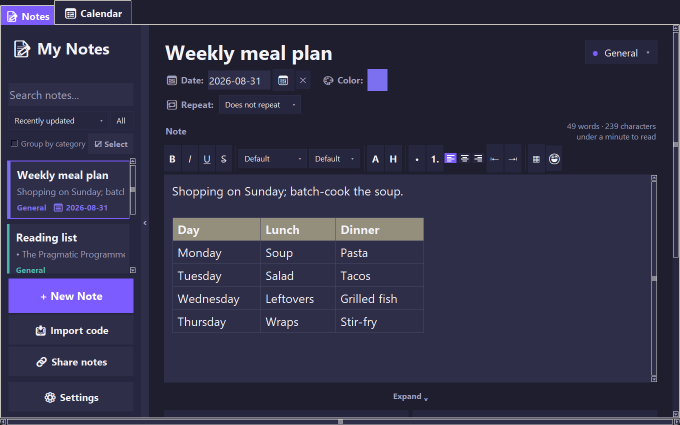
#> input picture docs/screenshots/main-window.png, 1360 x 850 px, found by its file name (shown at 1/2 size)
$ python -i build.py   (imports and definitions only)
#> lines starting #> are read from the running program, lines starting #| are printed output that depends on the picture
"""Build the Note Organizer site into public/.

    py site/build.py                 # the repository site/ sits in
    py site/build.py --repo D:/path/to/NoteOrganizer

What it does, in order:

1. Reads from the app's repository -- documentation, screenshots, the icon,
   and a few literal values from the source (themes, emoji, version) -- and
   never writes there. Values are read with ``ast.literal_eval`` on the
   source text, so none of the app's code runs.
2. Builds the site in public.building/: the pages in src/, the demo, the
   documentation pages converted from Markdown, and the screenshots,
   resized to WebP.
3. Checks what it built: every internal link and anchor resolves, no
   {{token}} is left unfilled, and nothing private (a home folder, a
   private account or folder name: FORBIDDEN, PRIVATE_WORDS) reached a page.
4. Only then puts it in public/'s place. Any failure stops the build with
   a non-zero exit and leaves the last good site in public/ untouched.

public/ is what Netlify publishes. Edit src/ and run this again; never
edit public/ by hand, because the next build replaces it.
"""

import argparse
import ast
import hashlib
import html
import json
import os
import re
import shutil
import sys
import urllib.parse

HERE = os.path.dirname(os.path.abspath(__file__))
SRC = os.path.join(HERE, "src")
PUBLIC = os.path.join(HERE, "public")
# Everything is built here first and checked; only a site that passed
# every check takes public/'s place. A build that fails -- a broken link,
# or Windows refusing because an Explorer window has public/ open --
# leaves the last good site in public/ untouched.
STAGE = os.path.join(HERE, "public.building")
OUT = STAGE
CONFIG = os.path.join(HERE, "site.json")

# The repository's documents that become pages of their own, and their
# names here. Links to any of them are rewritten to the page; links to
# anything else in the repository become plain text until the repository
# is public (then "repo_url" in site.json turns them into GitHub links).
PAGES = {
    "docs/IN_MY_WORDS.md": ("in-my-words.html", "In my words",
                            "How I see the work, in my own words."),
    "docs/AI_WORKFLOW.md": ("how-its-built.html", "How it's built",
                            "How Note Organizer is built with an AI agent, "
                            "and how the agent's work is checked."),
    "docs/TEST_PLAN_EXCERPT.md": ("testing.html", "How it's tested",
                                  "The standard test case template, filled out "
                                  "four times with simple, easy-to-picture cases."),
    # Linked from In my words, not from the menu or the home page's cards.
    "docs/BUG_REPORTS.md": ("bug-reports.html", "Bug reports",
                            "The twenty bugs my manual testing found, three "
                            "written out in a standard bug-report format."),
}
# docs/PRIVACY.md is not one of them: the privacy policy belongs to the apps
# and is published on Google Sites. This site presents the project to the
# people sent here, and nothing the apps' users see points at it
# (check_kept_apart).

# Text that must never reach a published page. A build that finds one
# stops; the page is not published with it.
FORBIDDEN = [r"[A-Za-z]:\\Users\\"]
# ...and private words -- an account, a home folder's name, a folder of
# notes -- kept as the SHA-256 of each, lowercased, by its length: listed
# as words, the guard published what it guarded. Any run of letters and
# digits in a page that holds one stops the build too.
PRIVATE_WORDS = {
    5: {"0d7d48a65e977aff4d6360550c5bd34225aa217a68b495a898708a3dd561e2a2"},
    6: {"ef034696c770ea75c312c7be5d421e4cb9872dfab54fd21ed388525d6e9d9389"},
    11: {"a8885707c07fe4e003bb49e0f1519239d48ca8454fd82e70d4d07ca1e997aa0e"},
    23: {"808a8aa57b09e9f4d849741fe212622e62e20c99f22cd7f3c1e534275cf2f769"},
}


# [13 lines left out: function private_text, not called in this run]

# Pages are linked by file, never by folder ("demo/index.html", not
# "demo/"): a server opens a folder's index.html by itself, but a page
# opened from the computer gets a file listing instead.
NAV = [("index.html", "Overview"), ("android.html", "Android"),
       ("how-its-built.html", "How it's built"),
       ("in-my-words.html", "In my words"), ("testing.html", "How it's tested")]

# The Android app's repository, beside this one unless site.json or
# --android-repo says otherwise. The site presents both apps from one
# build (the owner's call, 2026-10-24) and reads the phone's repository
# the way it reads this one: its screenshots, its README's description,
# its version -- read, never written.
ANDROID_DEFAULT = os.path.join("..", "androidVersion")
# The Android README's sections the Android page shows, by their headings.
ANDROID_SECTIONS = ["What it does", "What it is not"]
# The Android page's pictures, each with its -dark partner: four upright,
# one row of them, then three on its side, each a row of its own (the
# owner's choice, 2026-10-24; four and then two upright looked unplaced).
# The calendar and Settings are shown on its side instead, the calendar
# with a note open beside it, Settings with Categories open. The note is
# shown being written in, its format bar on the keyboard, in place of the
# same note at rest (2026-11-21, the review panel's ask; the row stays four).
ANDROID_GALLERY = ["01-note-list", "12-writing", "03-a-table", "04-search",
                   "08-wide", "09-wide-calendar", "10-wide-settings"]


def fail(message):
    print("BUILD FAILED: " + message)
    sys.exit(1)


def read(path):
    with open(path, encoding="utf-8") as f:
        return f.read()


# [125 lines left out: functions write, literal_assignments, main_class_name, app_facts, project_numbers, strip_inline and 1 more, not called in this run]


class Renderer:
    """Markdown to HTML for one document. `link` maps an href to a new
    href, or None when the target is not published here; `sizes` gives each
    built picture's width and height, by its name under img/."""

    # [56 lines left out: functions __init__, picture, inline, not called in this run]

    # -- blocks --------------------------------------------------------
    LIST_RE = re.compile(r"^(\s*)([-*+]|\d+\.)\s+(.*)$")
    TABLE_SEP_RE = re.compile(r"^\s*\|?\s*:?-{3,}:?\s*(\|\s*:?-{3,}:?\s*)*\|?\s*$")

    def heading(self, level, text):
        slug = github_slug(text, self.slugs)
        return '<h%d id="%s">%s</h%d>' % (level, slug, self.inline(text), level)

    # [170 lines left out: functions render, starts_block, may_interrupt, table, list_block, not called in this run]


# Markdown the documents write, and what GitHub draws of it, which the
# pages must draw too. Held at every build: two sentences wrapped before a
# year ("27 October / 2026. Ready", "14 November / 2026. I walk it") were
# drawn on the site as lists counted from 2026, while GitHub drew them
# whole (2026-11-21).
RENDER_CASES = [
    ("on 14 November\n2026. I walk it", "<p>on 14 November 2026. I walk it</p>"),
    ("- a bullet that wraps\n  2026. on", "<ul><li>a bullet that wraps 2026. on</li></ul>"),
    ("- a bullet that wraps\n2026. on", "<ul><li>a bullet that wraps 2026. on</li></ul>"),
    ("Steps:\n1. one\n2. two", "<p>Steps:</p>\n<ol><li>one</li><li>two</li></ol>"),
    ("Text\n- a bullet under it", "<p>Text</p>\n<ul><li>a bullet under it</li></ul>"),
    ("1. a\n   - x\n2. b", "<ol><li>a<ul><li>x</li></ul></li><li>b</li></ol>"),
    ("2026. A list counted from a year", '<ol start="2026"><li>A list counted from a year</li></ol>'),
    # After a blank line nothing runs on to be interrupted: a number starts a
    # list, of its own when the list before was of the other kind.
    ("- a bullet\n\n2026. a year", '<ul><li>a bullet</li></ul>\n<ol start="2026"><li>a year</li></ol>'),
    ("- a bullet\n\n  2. a nested list", '<ul><li>a bullet<ol start="2"><li>a nested list</li></ol></li></ul>'),
]


# [126 lines left out: functions check_renderer, resolve, make_linker, issues_log_sections, nav_html, store_button and 1 more, not called in this run]


SOCIAL_CARD_ALT = ("Note Organizer's main window: a list of notes beside a note holding a "
                   "weekly meal plan as a table.")


# [111 lines left out: functions tag_copied_page, fill, doc_page, check_kept_apart, check_doc_structure, build_doc_pages, not called in this run]
def build_images(repo):
#> called with repo = '../qa/screens/01-lista.png'
    try:
        from PIL import Image
    except ImportError:
        fail("Pillow is needed to resize the screenshots")
    shots = os.path.join(repo, "docs", "screenshots")
    out_dir = os.path.join(OUT, "img")
    os.makedirs(out_dir, exist_ok=True)
    made = []
    for name in sorted(os.listdir(shots)):
        if not name.endswith(".png"):
            continue
        with Image.open(os.path.join(shots, name)) as img:
#> img is the input picture: PIL image 1360x850 RGB; mean R, G, B 49.8, 49.1, 73.1
            img = img.convert("RGB")
            if img.width > 1400:
                img = img.resize((1400, round(img.height * 1400 / img.width)), Image.LANCZOS)
            target = os.path.join(out_dir, name[:-4] + ".webp")
            img.save(target, "WEBP", quality=84, method=6)
            made.append((name[:-4], img.width, img.height))
    # The card a shared link shows: the main window, at the size social
    # sites ask for (1200 x 630), cropped from the top.
    with Image.open(os.path.join(shots, "main-window.png")) as img:
        img = img.convert("RGB")
        scale = 1200 / img.width
#> scale = 0.882
        img = img.resize((1200, round(img.height * scale)), Image.LANCZOS)
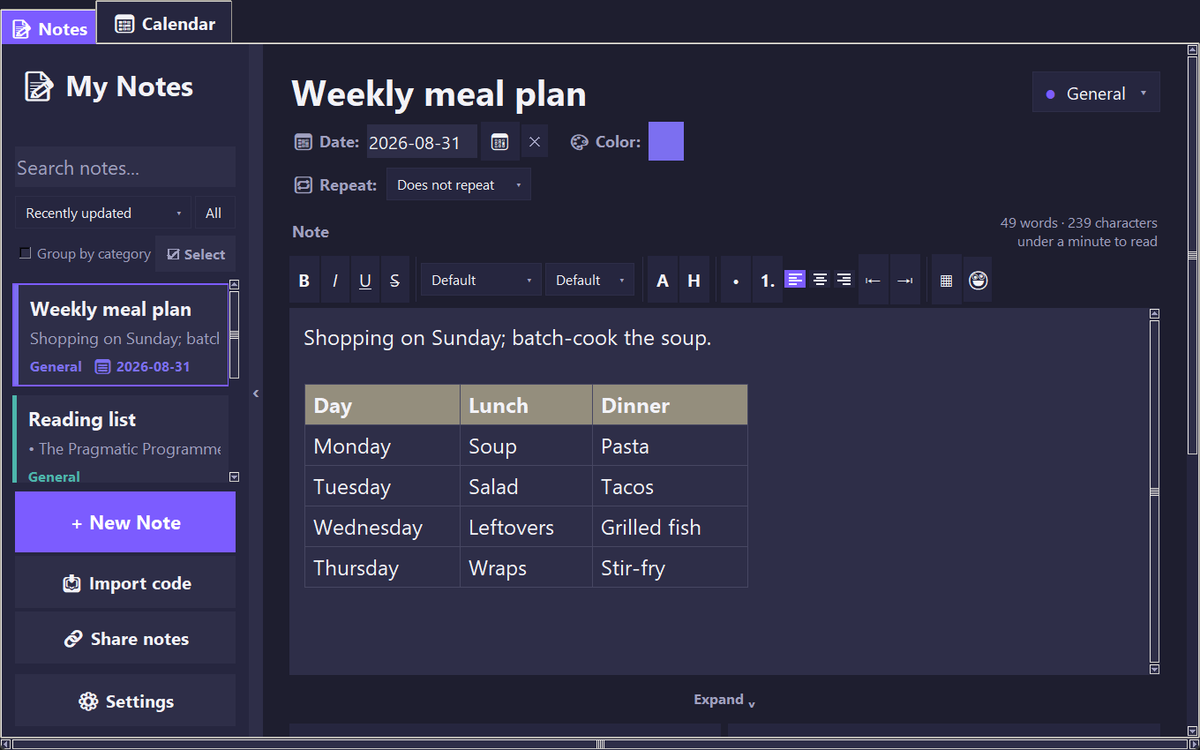
#> img: PIL image 1200x750 RGB; mean R, G, B 49.8, 49.1, 73.1
        img.crop((0, 0, 1200, 630)).save(os.path.join(out_dir, "social-card.png"), optimize=True)
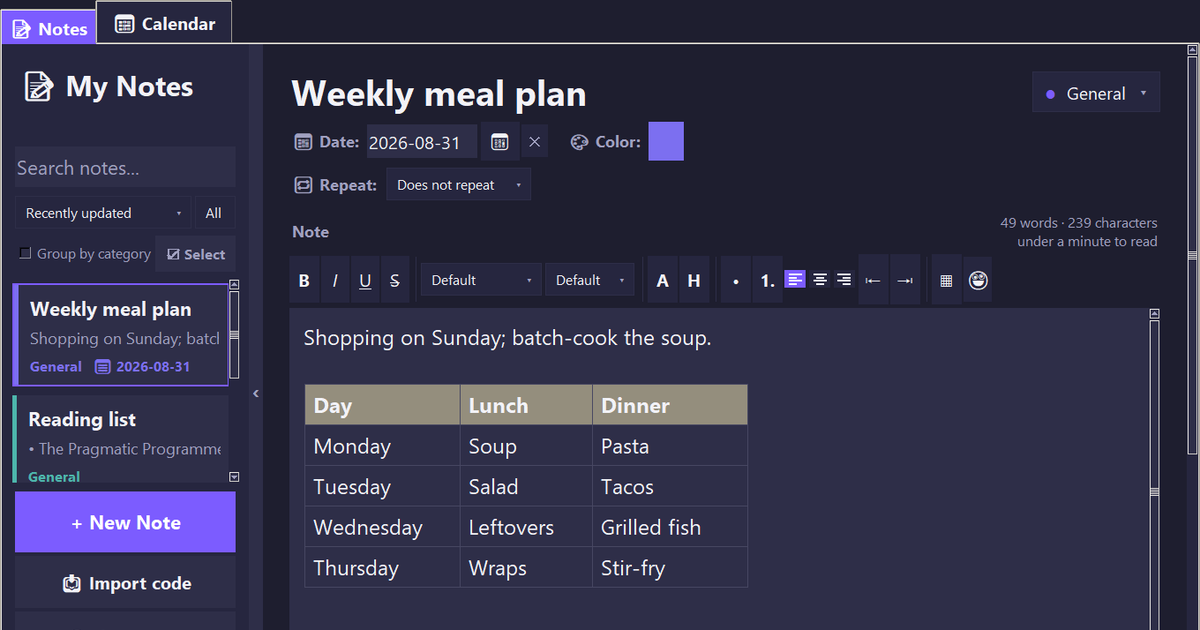
#> saved as social-card.png: PIL image 1200x630 RGB; mean R, G, B 50.4, 49.5, 74
    shutil.copy2(os.path.join(repo, "assets", "icon.ico"), os.path.join(OUT, "favicon.ico"))
#> (the run stopped early here; a loop or call above may not have finished)
